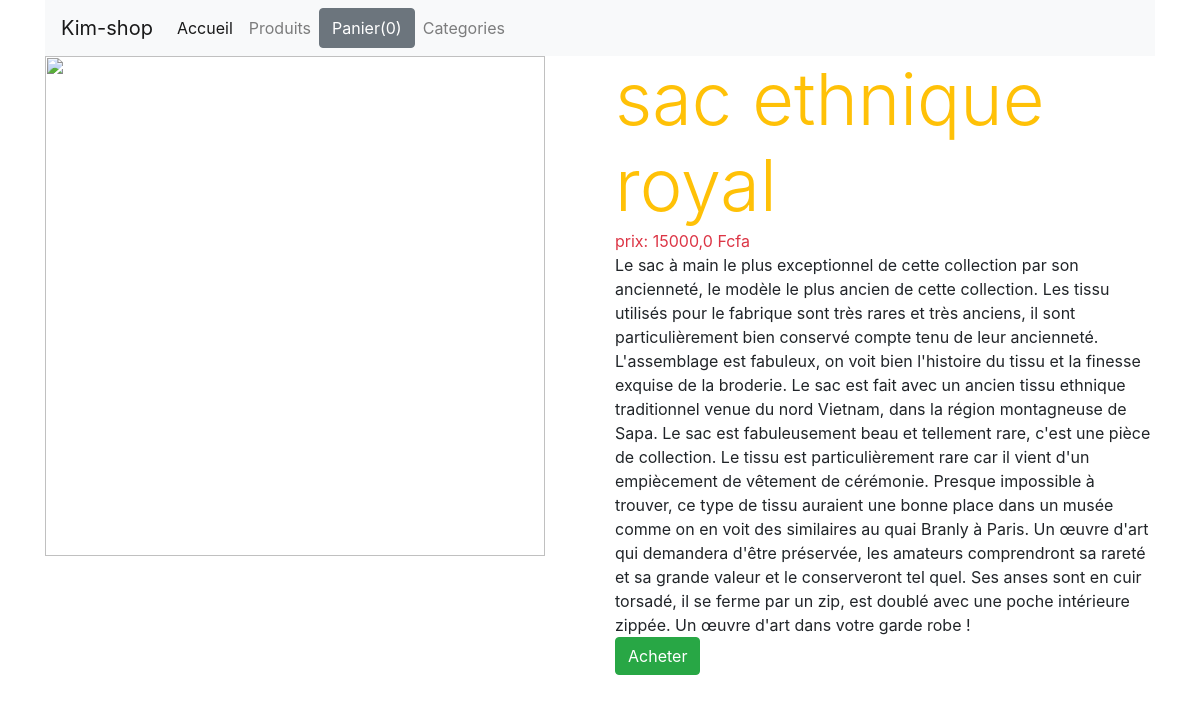
The app's page /30 with its own data.
### shop/models.py (models this page shows, shortened)
class Product(models.Model):
    title = models.CharField(max_length=200)
    price = models.FloatField()
    description = models.TextField()
    category = models.ForeignKey(Category,related_name='categorie',on_delete=models.CASCADE)
    image = models.CharField(max_length=5000)
    date_added = models.DateTimeField(auto_now=True)
    class Meta:
        ordering = ['-date_added']

### shop/views.py (the view)
# urls.py: path('<int:myid>',detail,name="detail"),
def detail(request,myid):
    product_object = Product.objects.get(id=myid)
    return render(request,'shop/detail.html',{'product_object':product_object})

### shop/templates/shop/detail.html
{% extends 'shop/base.html' %}
{% block content %}
    <div class="row">
        <div class="col-md-6">
            <div>
                <img src="{{product_object.image}}"  width="500"  height="500" alt="">
            </div>
        </div>
        <div class="col-md-6">
                <div class="text-warning display-3">
                    {{product_object.title}}
                </div>
                 <div class="text-danger">
                      prix:  {{product_object.price}} Fcfa
                </div>
                <div >
                        {{product_object.description}}
                </div>
                    <a href=""><button class="btn btn-success">Acheter</button></a>
           </div>
    </div>
{% endblock %}

### shop/static/css/main.css (style rules this page uses)
body { background-color: blue; }

### records on screen
Product: title "sac ethnique royal", price "15000,0", description "Le sac à main le plus exceptionnel de cette collection par son ancienneté, le modèle le plus ancien de cette collection. Les tissu utilisés pour le fabrique sont très rares et très anciens, il sont particulièrement bien conservé compte tenu de leur ancienneté. L'assemblage est fabuleux, on voit bien l'histoire du tissu et la finesse exquise de la broderie. Le sac est fait avec un ancien tissu ethnique traditionnel venue du nord Vietnam, dans la région montagneuse de Sapa. Le sac est fabuleusement beau et tellement rare, c'est une pièce de collection. Le tissu est particulièrement rare car il vient d'un empiècement de vêtement de cérémonie. Presque impossible à trouver, ce type de tissu…"
